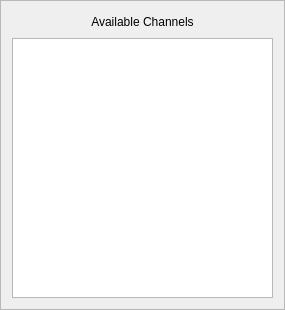
<?xml version="1.0" encoding="UTF-8"?>
<ui version="4.0">
 <class>frmShotChannelTable</class>
 <widget class="QFrame" name="frmShotChannelTable">
  <property name="geometry">
   <rect>
    <x>0</x>
    <y>0</y>
    <width>285</width>
    <height>310</height>
   </rect>
  </property>
  <property name="windowTitle">
   <string>Frame</string>
  </property>
  <property name="frameShape">
   <enum>QFrame::StyledPanel</enum>
  </property>
  <property name="frameShadow">
   <enum>QFrame::Raised</enum>
  </property>
  <layout class="QGridLayout" name="gridLayout">
   <item row="0" column="0">
    <widget class="QLabel" name="lblAvailableChannels">
     <property name="sizePolicy">
      <sizepolicy hsizetype="Expanding" vsizetype="MinimumExpanding">
       <horstretch>0</horstretch>
       <verstretch>0</verstretch>
      </sizepolicy>
     </property>
     <property name="minimumSize">
      <size>
       <width>0</width>
       <height>15</height>
      </size>
     </property>
     <property name="maximumSize">
      <size>
       <width>1000</width>
       <height>20</height>
      </size>
     </property>
     <property name="text">
      <string>Available Channels</string>
     </property>
     <property name="alignment">
      <set>Qt::AlignCenter</set>
     </property>
    </widget>
   </item>
   <item row="1" column="0">
    <widget class="QTableWidget" name="tblAvailableChannel">
     <property name="minimumSize">
      <size>
       <width>150</width>
       <height>0</height>
      </size>
     </property>
    </widget>
   </item>
  </layout>
 </widget>
 <resources/>
 <connections/>
</ui>
